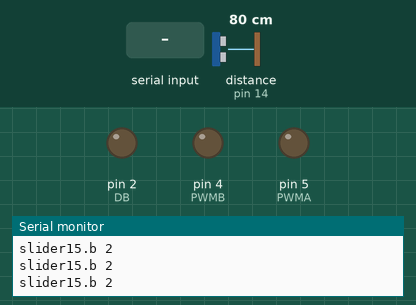
Recording of a sketch running on a simulated Arduino Uno, built with avr-gcc and run on an emulated ATmega328P. On the bench: output pins drawn as LEDs (lit = HIGH), the last lines printed to the serial monitor. The test bench sets the inputs (shaded band); at power-on: distance to the obstacle (sensor on pin 14) 80 cm. The echo pulse lasts 58.3 µs per cm; pins used as bus, display or sensor lines are not drawn.

Above: at 1.2 s.
1.3 s: "U" received over Serial
At 2.2 s:
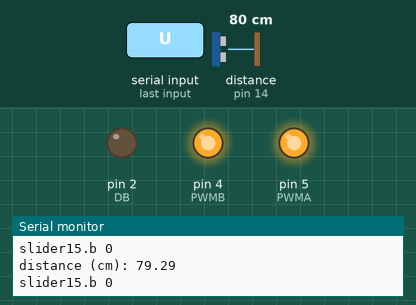
3.0 s: "D" received over Serial
At 3.5 s:
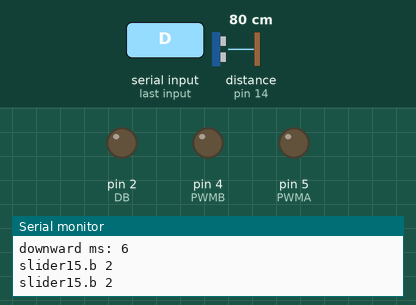
Timing chart, 0 to 6.0 s (numbered marks = the images above; inputs shaded):
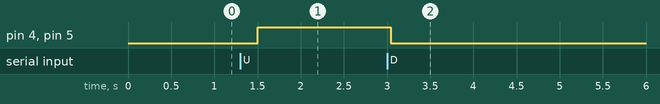

The sketch:

slider.ino
```cpp
const int PWMA=5;//Right side
const int PWMB=4;//Left side
const int DA=0;//Right reverse
const int DB=2;//Left reverse
const int trigPin = 12;
const int echoPin = 14;

enum STATE {
  MOVINGUP,
  MOVINGDOWN,
  STATIONARY
};

int downLimitCm = 40;
int upLimitCm = 5;
STATE currentState = STATIONARY;
int downStartMillis = 0;
const int downwardTimeoutms= 15000;

void startMoveUp() {
  digitalWrite(DA, LOW);
  digitalWrite(DB, LOW);
  digitalWrite(PWMA, HIGH);
  digitalWrite(PWMB, HIGH);
  currentState = MOVINGUP;
}

void startMoveDown() {
  digitalWrite(DA, HIGH);
  digitalWrite(DB, HIGH);
  digitalWrite(PWMA, HIGH);
  digitalWrite(PWMB, HIGH);
  currentState = MOVINGDOWN;
  downStartMillis = millis();
}

void stop() {
  digitalWrite(DA, LOW);
  digitalWrite(DB, LOW);
  digitalWrite(PWMA, LOW);
  digitalWrite(PWMB, LOW);
  currentState = STATIONARY;
  downStartMillis = 0;
}

void monitorDistance() {
  if (currentState == STATIONARY) {
    stop();
  } else {
    const float SOUND_VELOCITY = 0.034;

    digitalWrite(trigPin, LOW);
    delayMicroseconds(2);
    digitalWrite(trigPin, HIGH);
    delayMicroseconds(10);
    digitalWrite(trigPin, LOW);
    long duration = pulseIn(echoPin, HIGH);
    float distanceCm = duration * SOUND_VELOCITY/2;
    Serial.print("distance (cm): ");
    Serial.println(distanceCm);
    if (currentState == MOVINGUP) {
      if (distanceCm <= upLimitCm) {
        stop();
      }
    } else if (currentState == MOVINGDOWN) {
      int downwardElapsedms = millis() - downStartMillis;
      Serial.print("downward ms: ");
      Serial.println(downwardElapsedms);
      if (distanceCm >= downLimitCm || downwardElapsedms > downwardTimeoutms) {
        stop();
      }
    }
  }
}

void setup() {
  Serial.begin(9600);
  Serial.println('slider with dist');
  pinMode(PWMA, OUTPUT);
  pinMode(DA, OUTPUT);

  pinMode(PWMB, OUTPUT);
  pinMode(DB, OUTPUT);
//  digitalWrite(PWMB, HIGH);
//  digitalWrite(DB, HIGH);

  pinMode(trigPin, OUTPUT);
  pinMode(echoPin, INPUT);
}

void loop() {
  if (Serial.available() > 0) {
    int incomingByte = Serial.read();

    switch(incomingByte) {
      case 'D':
        Serial.println("Down");
        startMoveDown();
        break;
      case 'U':
        Serial.println("Up");
        startMoveUp();
        break;
      case 'S':
        Serial.println("Stop");
        stop();
        break;
    }
  }
  monitorDistance();
  Serial.print("slider15.b ");
  Serial.println(currentState);
  delay(250);
}
```

Measured:
- after the input at 1.3 s, pin 4 (PWMB), pin 5 (PWMA): LOW → HIGH after 0.20 s
- after the input at 3.0 s, pin 4 (PWMB), pin 5 (PWMA): HIGH → LOW at once
